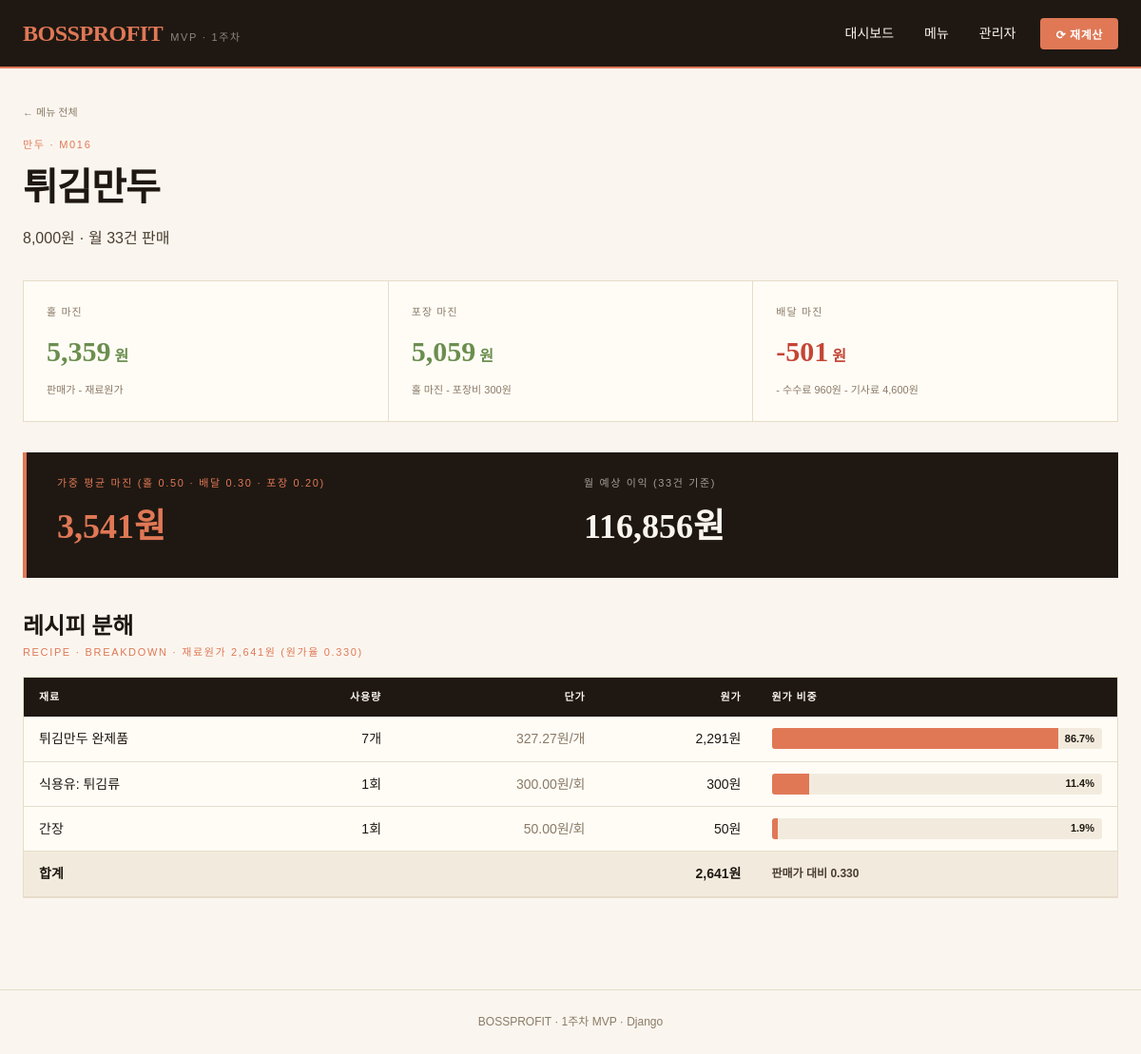
The page /menus/M016/ on the database its author committed.
### profit/models.py (models this page shows, shortened)
class Menu(models.Model):
    CATEGORY_CHOICES = [
        ("돈까스", "돈까스"),
        ("우동", "우동"),
        ("만두", "만두"),
        ("세트", "세트"),
        ("안주", "안주"),
        ("기타", "기타"),
    ]
    menu_id = models.CharField(
        max_length=50, unique=True, help_text="예: M001"
    )
    name = models.CharField(max_length=100, verbose_name="메뉴명")
    category = models.CharField(
        max_length=20, choices=CATEGORY_CHOICES, verbose_name="카테고리"
    )
    price = models.PositiveIntegerField(verbose_name="판매가(원)")
    monthly_orders = models.PositiveIntegerField(
        default=0, verbose_name="월 판매량"
    )
    packaging_cost = models.PositiveIntegerField(
        default=0, verbose_name="포장 비용(원)"
    )
    is_active = models.BooleanField(default=True, verbose_name="판매중")
    class Meta:
        verbose_name = "메뉴"
        verbose_name_plural = "메뉴"
        ordering = ["menu_id"]
    def food_cost(self) -> float:
        return sum(item.cost for item in self.recipe_items.all())

class ProfitAssumption(models.Model):
    owner = models.ForeignKey(
        settings.AUTH_USER_MODEL,
        on_delete=models.CASCADE,
        null=True, blank=True,
        related_name="assumptions",
        verbose_name="소유자"
    )
    label = models.CharField(
        max_length=50, default="기본 가정", verbose_name="가정 이름"
    )
    dine_in_share = models.FloatField(default=0.50, verbose_name="홀 비중")
    delivery_share = models.FloatField(default=0.30, verbose_name="배달 비중")
    takeout_share = models.FloatField(default=0.20, verbose_name="포장 비중")
    delivery_commission_rate = models.FloatField(
        default=0.12, verbose_name="배달앱 수수료율"
    )
    rider_fee = models.PositiveIntegerField(
        default=4600, verbose_name="배달 기사 수수료(원)"
    )
    rider_fee_store_share = models.FloatField(
        default=1.0, verbose_name="기사료 가게 부담률"
    )
    target_food_cost_rate = models.FloatField(
        default=0.35, verbose_name="목표 원가율"
    )
    is_active = models.BooleanField(default=True)
    class Meta:
        verbose_name = "손익 가정"
        verbose_name_plural = "손익 가정"
    @classmethod
    def get_active(cls, user=None):
        if user and user.is_authenticated:
            obj = cls.objects.filter(owner=user, is_active=True).first()
            if obj:
                return obj
        obj = cls.objects.filter(owner__isnull=True, is_active=True).first()
        if obj is None:
            obj = cls.objects.create()
        return obj

class Ingredient(models.Model):
    CATEGORY_CHOICES = [
        ("돈까스", "돈까스"),
        ("우동", "우동"),
        ("만두", "만두"),
        ("공통", "공통"),
        ("안주", "안주"),
        ("포장", "포장"),
        ("기타", "기타"),
    ]
    ingredient_id = models.CharField(
        max_length=50, unique=True, help_text="예: PORK_LOIN_G"
    )
    name = models.CharField(max_length=100, verbose_name="재료명")
    category = models.CharField(
        max_length=20, choices=CATEGORY_CHOICES, blank=True, verbose_name="카테고리"
    )
    purchase_quantity = models.FloatField(
        verbose_name="구매 수량", help_text="예: 1kg을 그램으로 환산한 1000"
    )
    purchase_price = models.PositiveIntegerField(verbose_name="구매 가격(원)")
    unit = models.CharField(max_length=20, default="g", verbose_name="단위")
    memo = models.TextField(blank=True, verbose_name="메모")
    class Meta:
        verbose_name = "식자재"
        verbose_name_plural = "식자재"
        ordering = ["category", "name"]
    @property
    def unit_cost(self) -> float:
        if not self.purchase_quantity:
            return 0.0
        return self.purchase_price / self.purchase_quantity

class RecipeItem(models.Model):
    menu = models.ForeignKey(
        Menu, on_delete=models.CASCADE, related_name="recipe_items"
    )
    ingredient = models.ForeignKey(
        Ingredient, on_delete=models.PROTECT, related_name="used_in"
    )
    quantity = models.FloatField(verbose_name="사용량")
    memo = models.CharField(max_length=255, blank=True)
    class Meta:
        verbose_name = "레시피 항목"
        verbose_name_plural = "레시피 항목"
        unique_together = [("menu", "ingredient")]
        ordering = ["menu", "ingredient"]
    @property
    def cost(self) -> float:
        return self.ingredient.unit_cost * self.quantity

### profit/views.py (the view)
# urls.py: path("menus/<str:menu_id>/", views.menu_detail, name="menu_detail"),
def menu_detail(request, menu_id):
    menu = get_object_or_404(Menu, menu_id=menu_id)
    assumption = ProfitAssumption.get_active()
    result = calculate_menu(menu, assumption)
    recipe_items = menu.recipe_items.select_related("ingredient").all()
    total_cost = sum(item.cost for item in recipe_items)
    recipe_rows = []
    for item in recipe_items:
        recipe_rows.append({
            "ingredient": item.ingredient,
            "quantity": item.quantity,
            "cost": item.cost,
            "share": (item.cost / total_cost * 100) if total_cost else 0,
        })
    recipe_rows.sort(key=lambda r: r["cost"], reverse=True)
    return render(
        request,
        "profit/menu_detail.html",
        {
            "menu": menu,
            "result": result,
            "recipe_rows": recipe_rows,
            "assumption": assumption,
        },
    )

### profit/templates/profit/menu_detail.html (shortened to what this page needs)
{% extends "profit/base.html" %}
{% load humanize %}
{% block content %}
<header class="detail-header">
  <a href="{% url 'menu_list' %}" class="breadcrumb">← 메뉴 전체</a>
  <div class="tag">{{ menu.category|upper }} · {{ menu.menu_id }}</div>
  <h1>{{ menu.name }}</h1>
  <div class="sub">{{ menu.price|intcomma }}원 · 월 {{ menu.monthly_orders }}건 판매</div>
</header>
<div class="margin-grid">
  <div class="margin-card">
    <div class="lbl">홀 마진</div>
    <div class="val {% if result.dine_in_margin > 0 %}pos{% else %}neg{% endif %}">
      {{ result.dine_in_margin|floatformat:0|intcomma }}<span class="unit">원</span>
    </div>
    <div class="note">판매가 - 재료원가</div>
  </div>
  <div class="margin-card">
    <div class="lbl">포장 마진</div>
    <div class="val {% if result.takeout_margin > 0 %}pos{% else %}neg{% endif %}">
      {{ result.takeout_margin|floatformat:0|intcomma }}<span class="unit">원</span>
    </div>
    <div class="note">홀 마진 - 포장비 {{ menu.packaging_cost|intcomma }}원</div>
  </div>
  <div class="margin-card">
    <div class="lbl">배달 마진</div>
    <div class="val {% if result.delivery_margin > 0 %}pos{% else %}neg{% endif %}">
      {{ result.delivery_margin|floatformat:0|intcomma }}<span class="unit">원</span>
    </div>
    <div class="note">- 수수료 {{ result.delivery_commission|floatformat:0|intcomma }}원 - 기사료 {{ result.rider_cost|floatformat:0|intcomma }}원</div>
  </div>
</div>
<div class="weighted-banner">
  <div>
    <div class="lbl-coral">가중 평균 마진 (홀 {{ assumption.dine_in_share|floatformat:2 }} · 배달 {{ assumption.delivery_share|floatformat:2 }} · 포장 {{ assumption.takeout_share|floatformat:2 }})</div>
    <div class="big coral">{{ result.weighted_margin|floatformat:0|intcomma }}원</div>
  </div>
  <div>
    <div class="lbl-grey">월 예상 이익 ({{ menu.monthly_orders }}건 기준)</div>
    <div class="big">{{ result.monthly_profit|floatformat:0|intcomma }}원</div>
  </div>
</div>
<div style="margin-bottom: 16px;">
  <h2 style="font-family:'Noto Serif KR',serif; font-size:24px; font-weight:900;">레시피 분해</h2>
  <div class="sect-label">RECIPE · BREAKDOWN · 재료원가 {{ result.base_cost|floatformat:0|intcomma }}원 (원가율 {{ result.food_cost_rate|floatformat:3 }})</div>
</div>
<div class="data-table-wrap">
  <table class="data-table">
    <thead>
      <tr>
        <th>재료</th>
        <th class="right">사용량</th>
        <th class="right">단가</th>
        <th class="right">원가</th>
        <th style="width:33%;">원가 비중</th>
      </tr>
    </thead>
    <tbody>
      {% for r in recipe_rows %}
      <tr>
        <td style="font-weight:500;">{{ r.ingredient.name }}</td>
        <td class="right tabular">{{ r.quantity|floatformat:"-2" }}{{ r.ingredient.unit }}</td>
        <td class="right tabular" style="color:var(--ink-muted);">{{ r.ingredient.unit_cost|floatformat:2 }}원/{{ r.ingredient.unit }}</td>
        <td class="right tabular" style="font-weight:500;">{{ r.cost|floatformat:0|intcomma }}원</td>
        <td>
          <div class="recipe-bar">
            <div class="fill" style="width: {{ r.share|floatformat:1 }}%;"></div>
            <div class="pct">{{ r.share|floatformat:1 }}%</div>
          </div>
        </td>
      </tr>
      {% endfor %}
      <tr style="background: var(--cream-deep); font-weight:700;">
        <td>합계</td>
        <td></td>
        <td></td>
        <td class="right tabular">{{ result.base_cost|floatformat:0|intcomma }}원</td>
        <td style="font-size:12px; color:var(--ink-soft);">판매가 대비 {{ result.food_cost_rate|floatformat:3 }}</td>
      </tr>
    </tbody>
  </table>
</div>
{% endblock %}

### profit/static/profit/styles.css (style rules this page uses)
* { box-sizing: border-box; margin: 0; padding: 0; }
:root { --cream: #FAF6EF; --cream-deep: #F2EBDD; --paper: #FFFCF6; --ink: #1F1812; --ink-soft: #4A3D31; --ink-muted: #8A7A66; --coral: #E07856; --coral-deep: #C44536; --tan: #C8956D; --olive: #6B8E4E; --gold: #B8893A; --line: #E6DCC9; }
body { font-family: 'Noto Sans KR', sans-serif; background: var(--cream); color: var(--ink); min-height: 100vh; line-height: 1.6; -webkit-font-smoothing: antialiased; }
a { color: inherit; text-decoration: none; }
.sect-label { font-size: 11px; color: var(--coral); letter-spacing: 0.15em; }
.data-table-wrap { background: var(--paper); border: 1px solid var(--line); overflow-x: auto; }
.data-table { width: 100%; border-collapse: collapse; font-size: 14px; }
.data-table thead { background: var(--ink); color: var(--cream); }
.data-table th { padding: 12px 16px; text-align: left; font-size: 11px; letter-spacing: 0.08em; text-transform: uppercase; font-weight: 700; }
.data-table th.right, .data-table td.right { text-align: right; }
.data-table td { padding: 12px 16px; border-bottom: 1px solid var(--line); }
.tabular { font-variant-numeric: tabular-nums; }
.detail-header { margin-bottom: 32px; }
.detail-header .breadcrumb { font-size: 11px; color: var(--ink-muted); margin-bottom: 16px; display: inline-block; }
.detail-header .tag { font-size: 11px; color: var(--coral); letter-spacing: 0.15em; margin-bottom: 4px; }
.detail-header h1 { font-family: 'Noto Serif KR', serif; font-size: 40px; font-weight: 900; letter-spacing: -0.02em; }
.detail-header .sub { color: var(--ink-soft); margin-top: 8px; }
.margin-grid { display: grid; grid-template-columns: repeat(3, 1fr); gap: 1px; background: var(--line); border: 1px solid var(--line); margin-bottom: 32px; }
.margin-card { background: var(--paper); padding: 24px; }
.margin-card .lbl { font-size: 11px; color: var(--ink-muted); letter-spacing: 0.1em; text-transform: uppercase; margin-bottom: 8px; }
.margin-card .val { font-family: 'Noto Serif KR', serif; font-size: 30px; font-weight: 900; }
.margin-card .val.pos { color: var(--olive); }
.margin-card .val.neg { color: var(--coral-deep); }
.margin-card .val .unit { font-size: 16px; margin-left: 4px; }
.margin-card .note { font-size: 11px; color: var(--ink-muted); margin-top: 8px; }
.weighted-banner { background: var(--ink); color: var(--cream); padding: 24px 32px; margin-bottom: 32px; border-left: 4px solid var(--coral); display: grid; grid-template-columns: 1fr 1fr; gap: 24px; align-items: center; }
.weighted-banner .lbl-coral { font-size: 11px; color: var(--coral); letter-spacing: 0.15em; margin-bottom: 8px; }
.weighted-banner .lbl-grey { font-size: 11px; color: rgba(250,246,239,0.6); letter-spacing: 0.15em; margin-bottom: 8px; }
.weighted-banner .big { font-family: 'Noto Serif KR', serif; font-size: 36px; font-weight: 900; }
.weighted-banner .big.coral { color: var(--coral); }
.recipe-bar { background: var(--cream-deep); height: 22px; border-radius: 3px; overflow: hidden; position: relative; }
.recipe-bar .fill { background: var(--coral); height: 100%; }
.recipe-bar .pct { position: absolute; inset: 0; display: flex; align-items: center; justify-content: flex-end; padding-right: 8px; font-size: 11px; font-weight: 700; color: var(--ink); }

### rows shown on the page
Menu: category "만두", menu_id "M016", name "튀김만두", price "8,000", monthly_orders "33", packaging_cost "300"
ProfitAssumption: dine_in_share "0.50", delivery_share "0.30", takeout_share "0.20"
Ingredient: ingredient.name "튀김만두 완제품", quantity "7", ingredient.unit "개", ingredient.unit_cost "327.27", cost "2,291", share "86.7"
Ingredient: ingredient.name "식용유: 튀김류", quantity "1", ingredient.unit "회", ingredient.unit_cost "300.00", cost "300", share "11.4"
Ingredient: ingredient.name "간장", quantity "1", ingredient.unit "회", ingredient.unit_cost "50.00", cost "50", share "1.9"

### other values the page prints
{{ result.dine_in_margin|floatformat:0|intcomma }} "5,359"
{{ result.takeout_margin|floatformat:0|intcomma }} "5,059"
{{ result.delivery_margin|floatformat:0|intcomma }} "-501"
{{ result.delivery_commission|floatformat:0|intcomma }} "960"
{{ result.rider_cost|floatformat:0|intcomma }} "4,600"
{{ result.weighted_margin|floatformat:0|intcomma }} "3,541"
{{ result.monthly_profit|floatformat:0|intcomma }} "116,856"
{{ result.base_cost|floatformat:0|intcomma }} "2,641"
{{ result.food_cost_rate|floatformat:3 }} "0.330"
